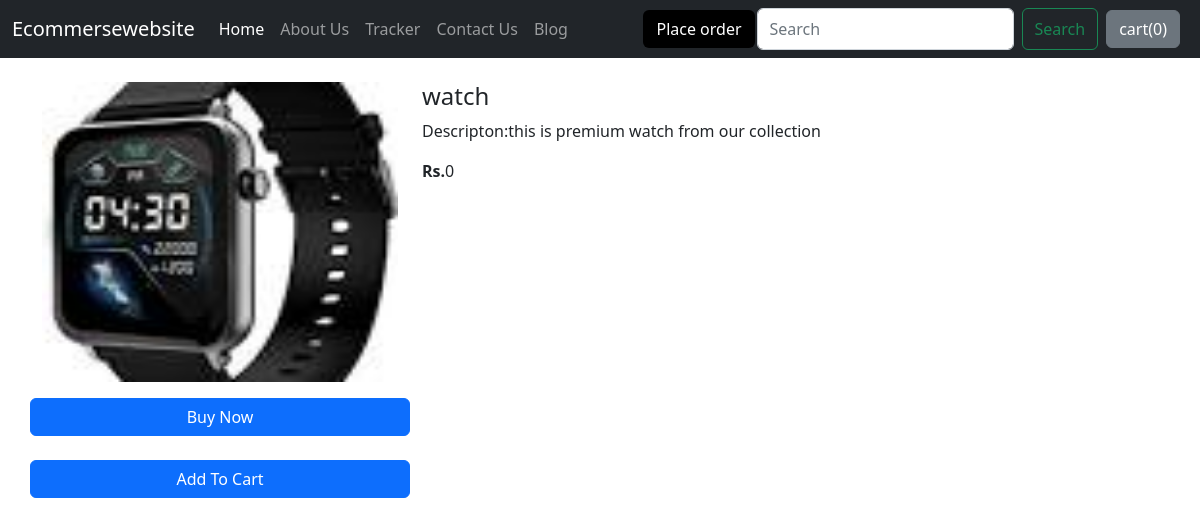
Page /shop/productive/1 on the committed database.
### shop/models.py (models this page shows, shortened)
class product(models.Model):
    product_id = models.AutoField
    product_name = models.CharField(max_length=50)
    category = models.CharField(max_length=50,default="")
    subcategory = models.CharField(max_length=50,default="")
    price = models.IntegerField(default=0)
    desc = models.CharField(max_length=200)
    pub_date = models.DateField()
    image = models.ImageField(upload_to="shop/images",default="")

### shop/views.py (the view)
# urls.py: path('productive/<int:myid>',views.productive,name="product"),
def productive(request,myid):
    products = product.objects.filter(id=myid)
    return render(request,'shop/preview.html',{'products':products[0]})

### shop/templates/shop/preview.html (shortened to what this page needs)
{% extends 'shop/basic.html' %}
{% block body %}
<div class="container my-4">
    <div class="row">
    <div class="col-md-4">
        <div class="row">
            <img src="/media/{{products.image}}" width="200px" height="300px">
        </div>
        <div class="row">
            <button class="btn btn-primary  my-3">Buy Now</button>
            <button class="btn btn-primary my-2">Add To Cart </button>
        </div>
    </div>
    <div class="col-md-8">
        <h4>{{products.product_name}}</h4>
        <p>Descripton:{{products.desc}}</p>
        <p><b> Rs.</b>{{products.price}}</p>
    </div>
</div>
</div>
{% endblock %}

### rows in the picture
product: image (picture), product_name "watch", desc "this is premium watch from our collection", price "0"
